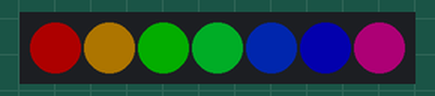
Recording of a sketch running on a simulated ESP32-S3. On the bench: 7 RGB LEDs in strip order, left to right. Dim RGB values are drawn brighter than linear; what the sketch prints to the serial monitor is not drawn.

Above: at 0.16 s.
At 4.79 s:
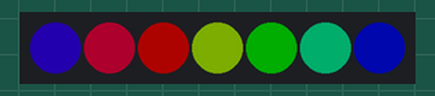
At 9.73 s:
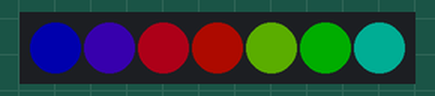
At 19.61 s:
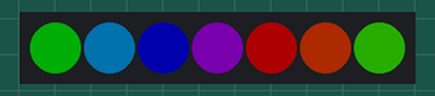
At 29.5 s:
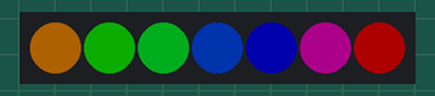
At 39.38 s:
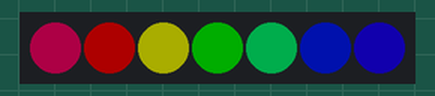
Timing chart, 0 to 40.0 s (numbered marks = the images above):
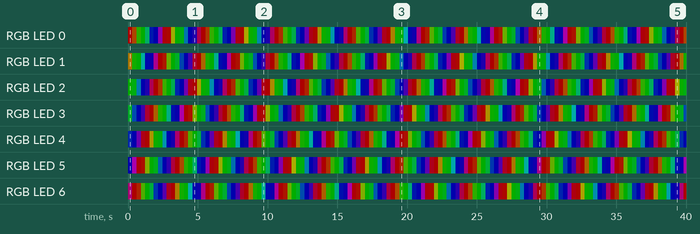

Measured:
- by itself, RGB LED 2: off → RGB(1, 50, 0) at 0.01 s, → RGB(0, 50, 5) 0.31 s later, → RGB(0, 36, 50) 0.31 s later, → RGB(0, 0, 50) 0.31 s later, … (130 changes in this stretch)
- by itself, RGB LED 5: off → RGB(1, 0, 50) at 0.01 s, → RGB(49, 0, 50) 0.31 s later, → RGB(50, 0, 2) 0.31 s later, → RGB(50, 4, 0) 0.31 s later, … (130 changes in this stretch)

The sketch:

rgb_demo.ino
```cpp
#include <Adafruit_NeoPixel.h>

#define RGB_PIN    38
#define NUM_LEDS   7
#define BRIGHTNESS 50

Adafruit_NeoPixel strip(NUM_LEDS, RGB_PIN, NEO_GRB + NEO_KHZ800);

void setup() {
  Serial.begin(115200);
  Serial.println("ESP32-S3 Audio Board - RGB Demo");
  Serial.println("================================");

  strip.begin();
  strip.setBrightness(BRIGHTNESS);
  strip.show();

  Serial.println("RGB LEDs initialized on GPIO 38");
  Serial.println("Running rainbow cycle...");
}

void loop() {
  // Cycle through colors on all 7 LEDs with a rainbow chase effect
  for (long firstPixelHue = 0; firstPixelHue < 5 * 65536; firstPixelHue += 256) {
    for (int i = 0; i < strip.numPixels(); i++) {
      int pixelHue = firstPixelHue + (i * 65536L / strip.numPixels());
      strip.setPixelColor(i, strip.gamma32(strip.ColorHSV(pixelHue)));
    }
    strip.show();
    delay(10);
  }
}
```
